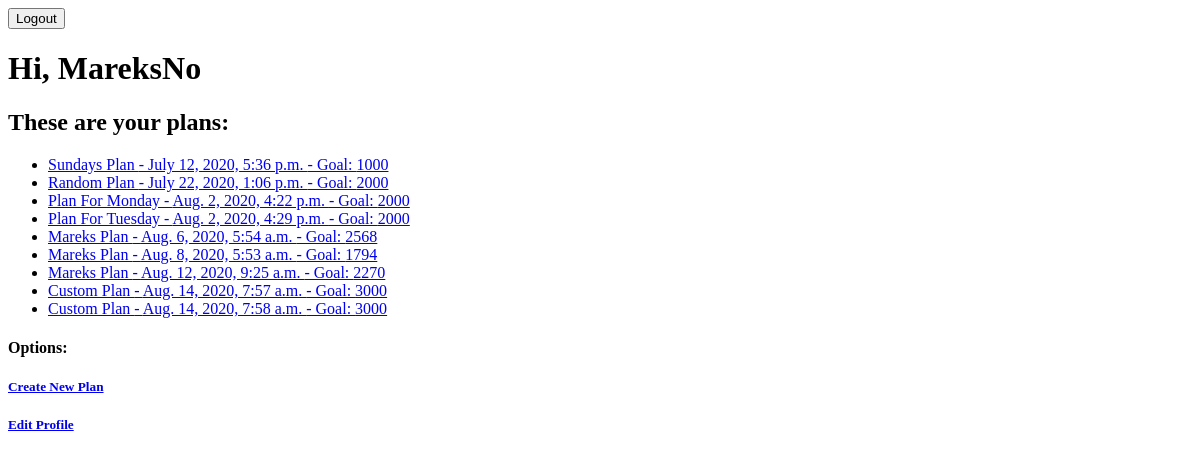
Before: /users/profile/ (signed in) with the older database file.
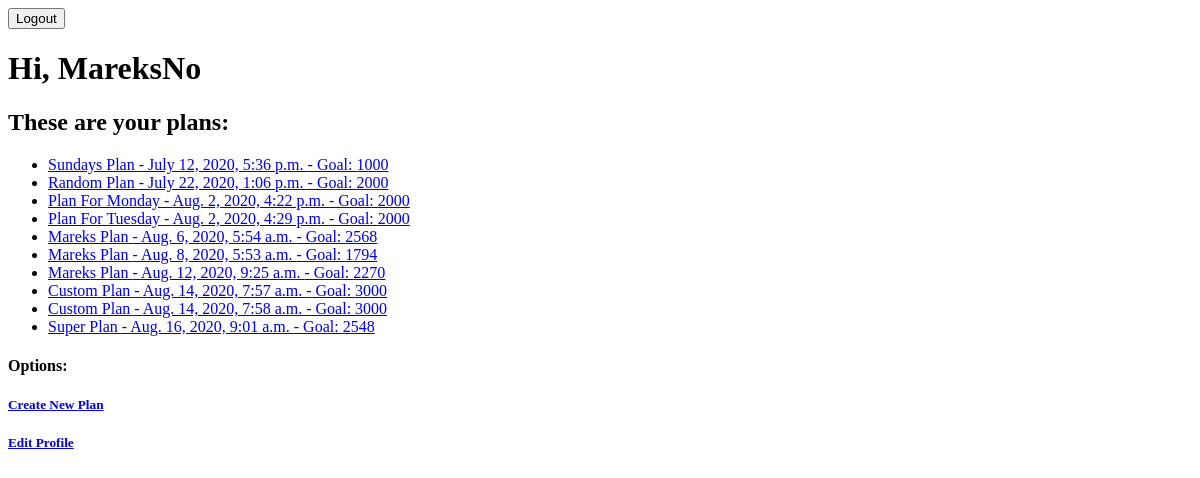
After: the same page with the newer database file.
### users/models.py (models this page shows, shortened)
class Plans(models.Model):
    name = models.CharField(max_length=200)
    date = models.DateTimeField(default=timezone.now)
    c_goal = models.IntegerField(verbose_name='Calorie goal')
    c_current = models.IntegerField(default=0)
    goal_reached = models.BooleanField(default=False)
    user = models.ForeignKey(to=settings.AUTH_USER_MODEL, on_delete=models.CASCADE)

### users/views.py (the view)
# urls.py: path('profile/', views.ProfileView.as_view(), name='profile-view', ),
class ProfileView(LoginRequiredMixin, View):
    raise_exception = True
    def get(self, request):
        user = request.user
        plans = cache.get(f'plans{user}')
        if not plans:
            plans = users_models.Plans.objects.filter(user=user)
            cache.set(f'plans{user}', plans, 600)
        return render(template_name='users/profile.html', request=request, context={'user': user, 'plans': plans})

### users/templates/users/profile.html (shortened to what this page needs)
{% extends 'users/base.html' %}
{% block body %}
    <h1>Hi, {{ user.username }}</h1>
    <h2>These are your plans:</h2>
    <ul>
        {% for plan in plans %}
            <li><a href="{% url 'plan-view' plan.id %}">{{ plan.name }} - {{ plan.date }} - Goal: {{ plan.c_goal }}</a></li>
        {% endfor %}
    </ul>
    <div>
        <h4>Options:</h4>
        <h5><a href="{% url 'create-plan-view' %}">Create New Plan</a></h5>
        <h5><a href="{% url 'edit-user' %}">Edit Profile</a></h5>
    </div>
{% endblock %}

Changed rows visible on the page:
added Plans: name "Super Plan", date "Aug. 16, 2020, 9:01 a.m.", c_goal "2548"
